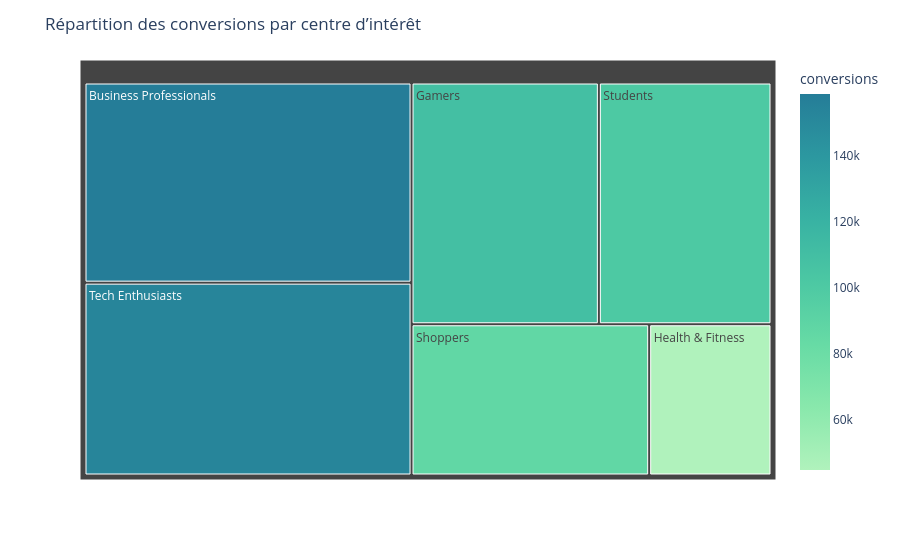

Notebook cell for this chart:
### Code cell
df = campaign.groupby(
    'audience_interest_category',
    as_index=False
)['conversions'].sum()

fig = px.treemap(
    df,
    path=['audience_interest_category'],
    values='conversions',
    color='conversions',
    color_continuous_scale='Tealgrn'
)

fig.update_layout(
    title='Répartition des conversions par centre d’intérêt'
)

fig.show()

### Figure 1 — Plotly figure (JSON) as saved in the notebook; plotly's stock layout.template omitted (floating-point values rounded to 4 significant figures)
{"data": [{"branchvalues": "total", "customdata": [[158900.0], [109900.0], [44900.0], [87230.0], [101300.0], [153100.0]], "domain": {"x": [0, 1], "y": [0, 1]}, "hovertemplate": "labels=%{label}<br>conversions_sum=%{value}<br>parent=%{parent}<br>id=%{id}<br>conversions=%{color}<extra></extra>", "ids": ["Business Professionals", "Gamers", "Health & Fitness", "Shoppers", "Students", "Tech Enthusiasts"], "labels": ["Business Professionals", "Gamers", "Health & Fitness", "Shoppers", "Students", "Tech Enthusiasts"], "marker": {"coloraxis": "coloraxis", "colors": [158900.0, 109900.0, 44900.0, 87230.0, 101300.0, 153100.0]}, "name": "", "parents": ["", "", "", "", "", ""], "type": "treemap", "values": [158900.0, 109900.0, 44900.0, 87230.0, 101300.0, 153100.0]}], "layout": {"coloraxis": {"colorbar": {"title": {"text": "conversions"}}, "colorscale": [[0, "rgb(176, 242, 188)"], [0.1667, "rgb(137, 232, 172)"], [0.3333, "rgb(103, 219, 165)"], [0.5, "rgb(76, 200, 163)"], [0.6667, "rgb(56, 178, 163)"], [0.8333, "rgb(44, 152, 160)"], [1, "rgb(37, 125, 152)"]]}, "legend": {"tracegroupgap": 0}, "margin": {"t": 60}, "title": {"text": "Répartition des conversions par centre d’intérêt"}}}
